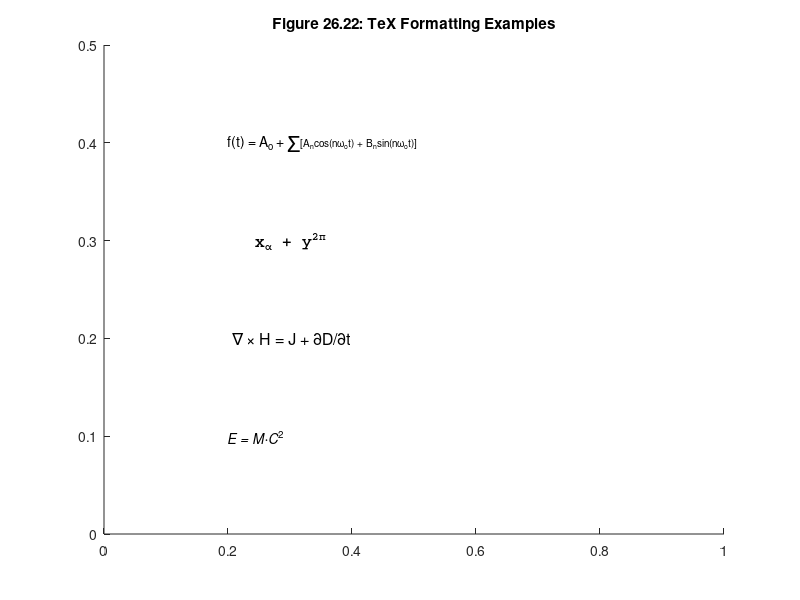

The MATLAB source for this figure:
close
axis([0 1 0 0.5])
text(0.2,0.1,'\itE = M\cdotC^{\rm2}')
text(0.2,0.2,'\fontsize{16} \nabla \times H = J + \partialD/\partialt')
text(0.2,0.3,'\fontname{courier} \fontsize{16} \bf x_{\alpha} + y^{2\pi}')
fsstr='f(t) = A_o + \fontsize{30}_\Sigma\fontsize{10}';
text(0.2,0.4,[fsstr '[A_ncos(n\omega_ot) + B_nsin(n\omega_ot)]'])
title('Figure 26.22: TeX Formatting Examples')
